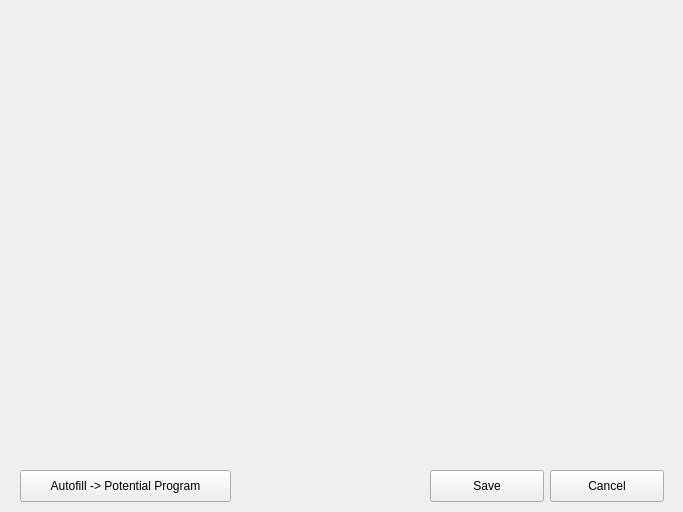
<?xml version="1.0" encoding="UTF-8"?>
<ui version="4.0">
 <class>SimWindow</class>
 <widget class="QWidget" name="SimWindow">
  <property name="geometry">
   <rect>
    <x>0</x>
    <y>0</y>
    <width>683</width>
    <height>512</height>
   </rect>
  </property>
  <property name="windowTitle">
   <string>Plot window</string>
  </property>
  <widget class="QCustomPlot" name="customPlot_CVs" native="true">
   <property name="geometry">
    <rect>
     <x>20</x>
     <y>20</y>
     <width>641</width>
     <height>441</height>
    </rect>
   </property>
  </widget>
  <widget class="QPushButton" name="pushButton_CancelSim">
   <property name="geometry">
    <rect>
     <x>550</x>
     <y>470</y>
     <width>114</width>
     <height>32</height>
    </rect>
   </property>
   <property name="text">
    <string>Cancel</string>
   </property>
  </widget>
  <widget class="QPushButton" name="pushButton_SaveSim">
   <property name="geometry">
    <rect>
     <x>430</x>
     <y>470</y>
     <width>114</width>
     <height>32</height>
    </rect>
   </property>
   <property name="text">
    <string>Save</string>
   </property>
  </widget>
  <widget class="QPushButton" name="pushButton_autoFill">
   <property name="geometry">
    <rect>
     <x>20</x>
     <y>470</y>
     <width>211</width>
     <height>32</height>
    </rect>
   </property>
   <property name="text">
    <string>Autofill -&gt; Potential Program</string>
   </property>
  </widget>
 </widget>
 <customwidgets>
  <customwidget>
   <class>QCustomPlot</class>
   <extends>QWidget</extends>
   <header>qcustomplot.h</header>
   <container>1</container>
  </customwidget>
 </customwidgets>
 <resources/>
 <connections/>
</ui>
